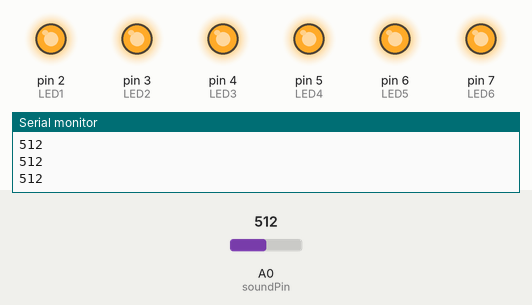
The sketch below on a simulated Arduino Uno, built with avr-gcc and run on an emulated ATmega328P. Shown: output pins drawn as LEDs (lit = HIGH), the last lines printed to the serial monitor. The test bench sets the inputs (shaded band); at power-on: A0 (soundPin) = 512.

Above: at 1.2 s.
1.3 s: A0 (soundPin) set to 45
At 1.7 s:
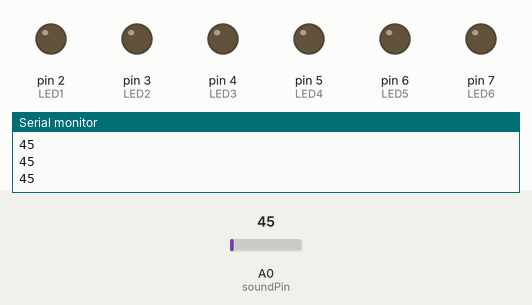
2.8 s: A0 (soundPin) set to 49
At 4.0 s:
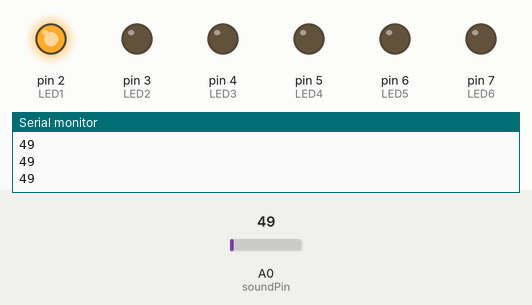
4.3 s: A0 (soundPin) set to 65
At 5.6 s:
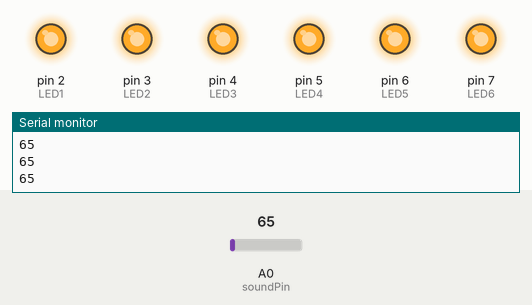
Timing chart, 0 to 7.3 s (numbered marks = the images above; inputs shaded):
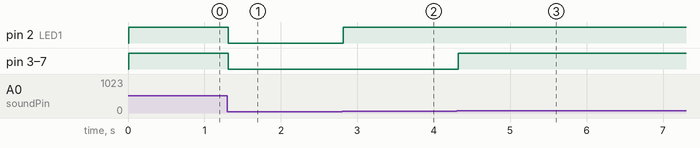

The sketch:

SoundReflectiveLed.ino
```cpp
int soundPin = A0;
int LED1 = 2;
int LED2 = 3;
int LED3 = 4;
int LED4 = 5;
int LED5 = 6;
int LED6 = 7;
void setup() {
  Serial.begin(9600);
  pinMode(LED1,OUTPUT);
  pinMode(LED2,OUTPUT);
  pinMode(LED3,OUTPUT);
  pinMode(LED4,OUTPUT);
  pinMode(LED5,OUTPUT);
  pinMode(LED6,OUTPUT);
  pinMode(soundPin,INPUT);

}

void loop() {
  long sum = 0;
  for(int i=0;i<100;i++)
  {
    sum += analogRead(soundPin);
  }
  sum = sum/100;

  if (sum>=49) digitalWrite(LED1,HIGH); else digitalWrite(LED1,LOW);
  if (sum>=52) digitalWrite(LED2,HIGH); else digitalWrite(LED2,LOW);
  if (sum>=53) digitalWrite(LED3,HIGH); else digitalWrite(LED3,LOW);
  if (sum>=54) digitalWrite(LED4,HIGH); else digitalWrite(LED4,LOW);
  if (sum>=55) digitalWrite(LED5,HIGH); else digitalWrite(LED5,LOW);
  if (sum>=56) digitalWrite(LED6,HIGH); else digitalWrite(LED6,LOW);
  delay(10);
  Serial.println(sum);
}
```

Measured:
- the behaviour switches between 48 and 49 on A0 (soundPin) (found by bisection; images 1 and 2)
- after the input at 1.3 s, pin 2 (LED1), pin 3 (LED2), pin 4 (LED3), pin 5 (LED4), pin 6 (LED5), pin 7 (LED6): HIGH → LOW at once
- after the input at 2.8 s, pin 2 (LED1): LOW → HIGH at once
- after the input at 4.3 s, pin 3 (LED2), pin 4 (LED3), pin 5 (LED4), pin 6 (LED5), pin 7 (LED6): LOW → HIGH at once
